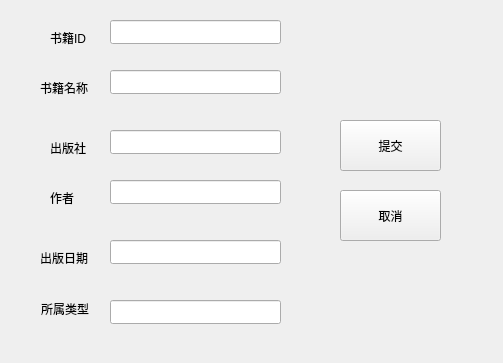
<?xml version="1.0" encoding="UTF-8"?>
<ui version="4.0">
 <class>Form</class>
 <widget class="QWidget" name="Form">
  <property name="geometry">
   <rect>
    <x>0</x>
    <y>0</y>
    <width>503</width>
    <height>363</height>
   </rect>
  </property>
  <property name="windowTitle">
   <string>添加书籍</string>
  </property>
  <widget class="QLabel" name="label">
   <property name="geometry">
    <rect>
     <x>50</x>
     <y>30</y>
     <width>45</width>
     <height>16</height>
    </rect>
   </property>
   <property name="text">
    <string>书籍ID</string>
   </property>
  </widget>
  <widget class="QLineEdit" name="lineEdit">
   <property name="geometry">
    <rect>
     <x>110</x>
     <y>20</y>
     <width>171</width>
     <height>24</height>
    </rect>
   </property>
  </widget>
  <widget class="QPushButton" name="pushButton_2">
   <property name="geometry">
    <rect>
     <x>340</x>
     <y>120</y>
     <width>101</width>
     <height>51</height>
    </rect>
   </property>
   <property name="text">
    <string>提交</string>
   </property>
  </widget>
  <widget class="QPushButton" name="pushButton_3">
   <property name="geometry">
    <rect>
     <x>340</x>
     <y>190</y>
     <width>101</width>
     <height>51</height>
    </rect>
   </property>
   <property name="text">
    <string>取消</string>
   </property>
  </widget>
  <widget class="QLineEdit" name="lineEdit_5">
   <property name="geometry">
    <rect>
     <x>110</x>
     <y>240</y>
     <width>171</width>
     <height>24</height>
    </rect>
   </property>
  </widget>
  <widget class="QLabel" name="label_3">
   <property name="geometry">
    <rect>
     <x>50</x>
     <y>140</y>
     <width>45</width>
     <height>16</height>
    </rect>
   </property>
   <property name="text">
    <string>出版社</string>
   </property>
  </widget>
  <widget class="QLineEdit" name="lineEdit_3">
   <property name="geometry">
    <rect>
     <x>110</x>
     <y>130</y>
     <width>171</width>
     <height>24</height>
    </rect>
   </property>
  </widget>
  <widget class="QLabel" name="label_2">
   <property name="geometry">
    <rect>
     <x>40</x>
     <y>80</y>
     <width>60</width>
     <height>16</height>
    </rect>
   </property>
   <property name="text">
    <string>书籍名称</string>
   </property>
  </widget>
  <widget class="QLineEdit" name="lineEdit_2">
   <property name="geometry">
    <rect>
     <x>110</x>
     <y>70</y>
     <width>171</width>
     <height>24</height>
    </rect>
   </property>
  </widget>
  <widget class="QLabel" name="label_4">
   <property name="geometry">
    <rect>
     <x>50</x>
     <y>190</y>
     <width>30</width>
     <height>16</height>
    </rect>
   </property>
   <property name="text">
    <string>作者</string>
   </property>
  </widget>
  <widget class="QLineEdit" name="lineEdit_4">
   <property name="geometry">
    <rect>
     <x>110</x>
     <y>180</y>
     <width>171</width>
     <height>24</height>
    </rect>
   </property>
  </widget>
  <widget class="QLabel" name="label_5">
   <property name="geometry">
    <rect>
     <x>40</x>
     <y>250</y>
     <width>60</width>
     <height>16</height>
    </rect>
   </property>
   <property name="text">
    <string>出版日期</string>
   </property>
  </widget>
  <widget class="QLabel" name="label_6">
   <property name="geometry">
    <rect>
     <x>41</x>
     <y>301</y>
     <width>68</width>
     <height>16</height>
    </rect>
   </property>
   <property name="text">
    <string>所属类型</string>
   </property>
  </widget>
  <widget class="QLineEdit" name="lineEdit_6">
   <property name="geometry">
    <rect>
     <x>110</x>
     <y>300</y>
     <width>171</width>
     <height>24</height>
    </rect>
   </property>
  </widget>
 </widget>
 <resources/>
 <connections/>
</ui>
